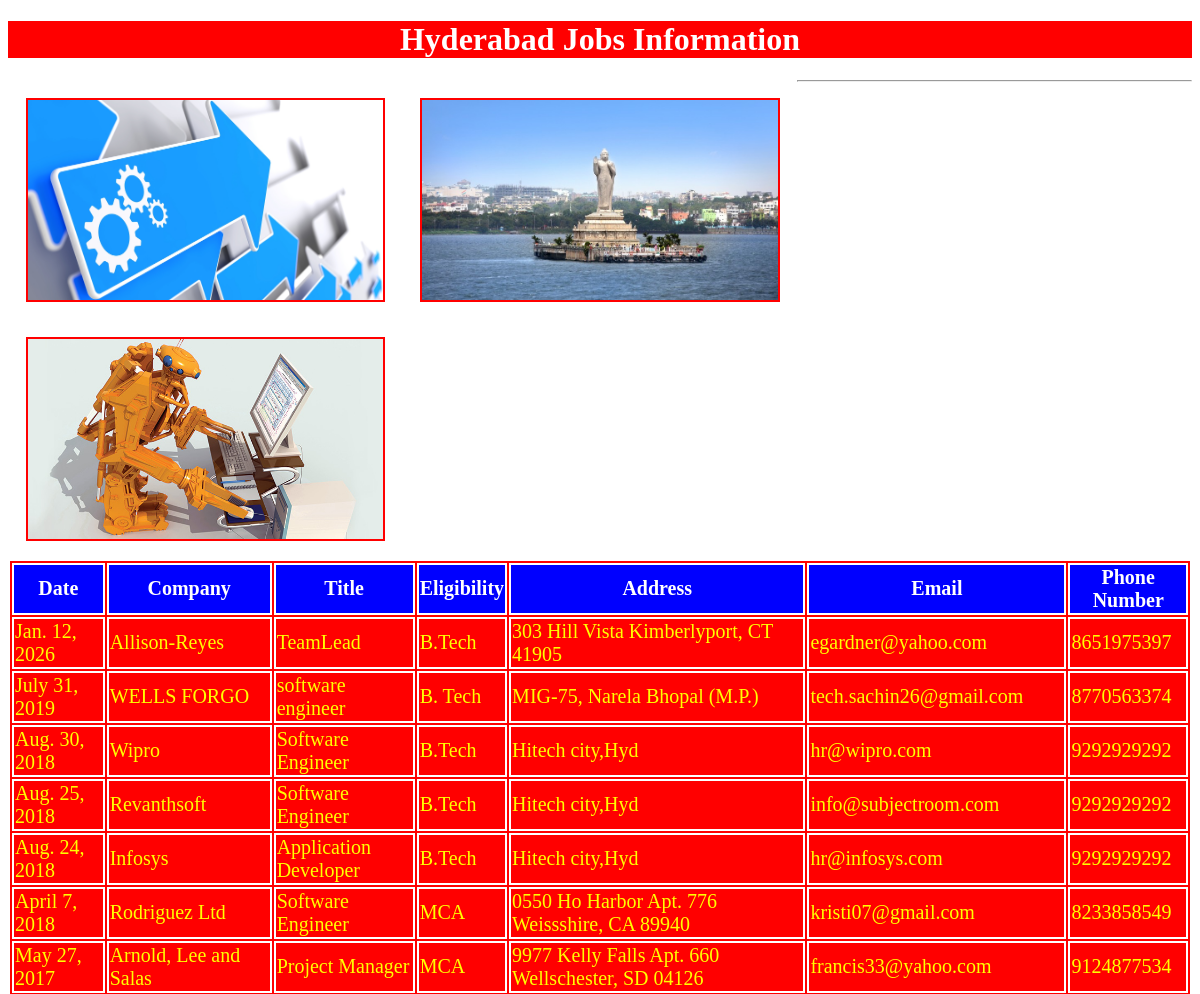
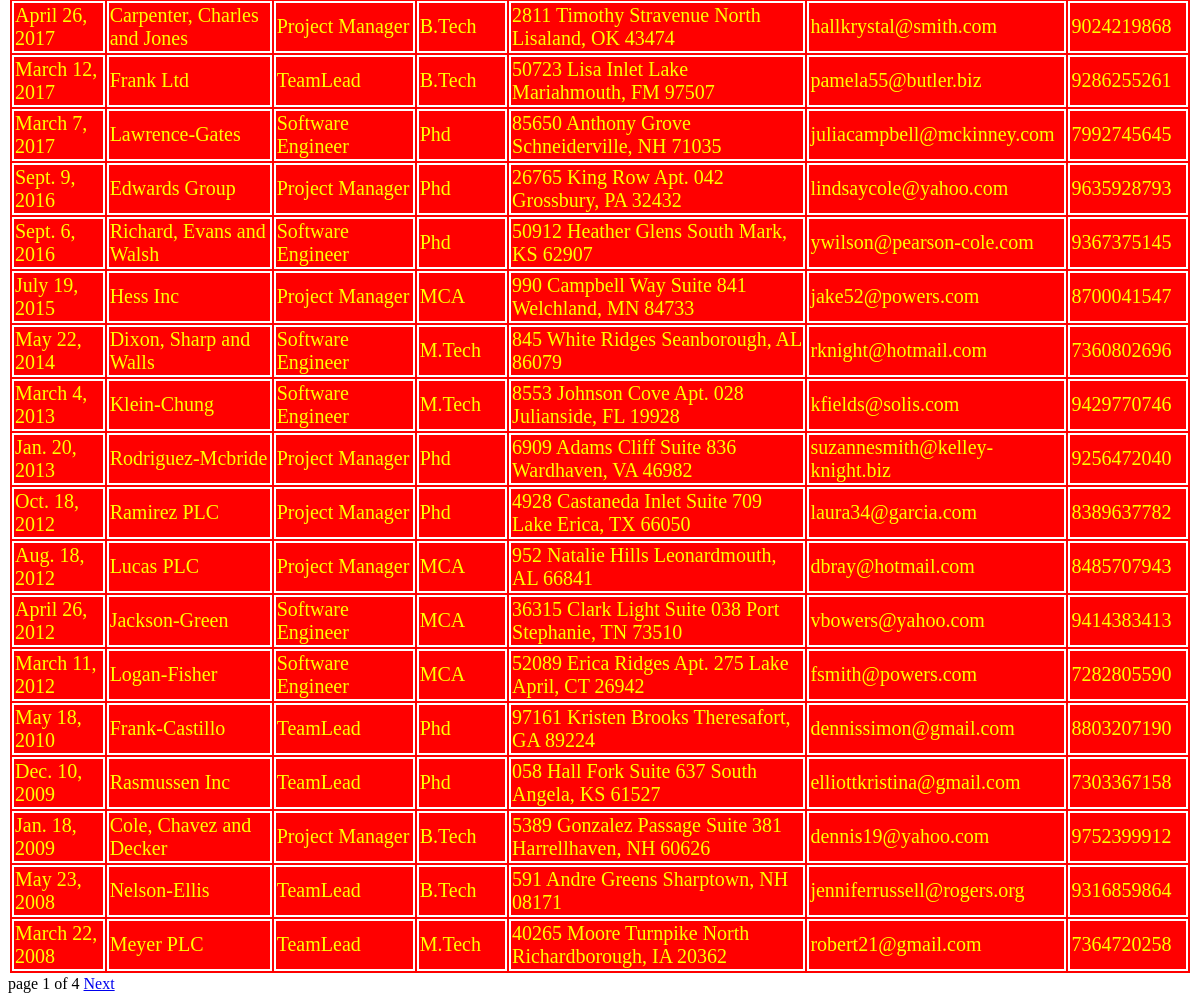
Screenshot of /hydjobs/ with the database file from the repository (2 pictures, top to bottom).
### testapp/models.py (models this page shows)
class hydjobs(models.Model):
    date = models.DateField()
    company = models.CharField(max_length=100)
    title = models.CharField(max_length=100)
    eligibility = models.CharField(max_length=100)
    address = models.CharField(max_length=100)
    email = models.EmailField()
    phonenumber = models.IntegerField()

### testapp/views.py (the view)
# urls.py: re_path(r'^hydjobs/', views.hydjobs1),
def hydjobs1(request):
    jobs_list = hydjobs.objects.order_by('-date')
    paginator = Paginator(jobs_list, 25)
    page_number = request.GET.get('page')
    try:
        jobs_list = paginator.page(page_number)
    except PageNotAnInteger:
        jobs_list = paginator.page(1)
    except EmptyPage:
        jobs_list = paginator.page(paginator.num_pages)
    return render(request, 'testapp/hydjobs.html', {'jobs_list': jobs_list})

### templates/testapp/hydjobs.html (shortened to what this page needs)
<!DOCTYPE html>
{%load static %}
<html lang="en" dir="ltr">
  <head>
    <link rel="stylesheet" href="{% static "css/demodjproject.css" %}">
  </head>
  <body>
    <h1>Hyderabad Jobs Information</h1>
      <img src="{%static "images/auto2.jpg"%}" alt="">
      <img src="{%static "images/hyd1.jpg"%}" alt="">
      <img src="{%static "images/auto3.jpg"%}" alt="">
      <hr>
      {% if jobs_list %}
      <table id='tab'>
        <thead>
          <th>Date</th>
          <th>Company</th>
          <th>Title</th>
          <th>Eligibility</th>
          <th>Address</th>
          <th>Email</th>
          <th>Phone Number</th>
        </thead>
        {%for job in jobs_list %}
        <tr>
          <td>{{job.date}}</td>
          <td>{{job.company}}</td>
          <td>{{job.title}}</td>
          <td>{{job.eligibility}}</td>
          <td>{{job.address}}</td>
          <td>{{job.email}}</td>
          <td>{{job.phonenumber}}</td>
        </tr>
        {% endfor %}
      </table>
      {%include 'testapp/pagination.html' with page=jobs_list%}
      {%else %}
      <p>No Jobs Found in Hyderabad</p>
    {% endif %}
  </body>
</html>

### static/css/demodjproject.css (style rules this page uses)
body { background: url(https://images.unsplash.com/photo-1512665591-75fa7ba868d7?ixlib=rb-0.3.5&ixid=eyJhcHBfaWQiOjEyMDd9&s=9fff1ea450ba4c7242b1bd207630469f&auto=format&fit=crop&w=667&q=80) }
img { height: 200px; width:30%; float:left; margin:1.5%; border:2px solid red; }
h1 { color:white; text-align: center; background:red; }
table,thead,th,tr,td { color:yellow; border:2px solid white; font-size: 20px; margin:auto; background:red; }
thead,th { color:white; border:2px solid white; font-size: 20px; margin:auto; background:blue; }

### rows the page displays
hydjobs: date "Jan. 12, 2026", company "Allison-Reyes", title "TeamLead", eligibility "B.Tech", address "303 Hill Vista Kimberlyport, CT 41905", email "egardner@yahoo.com", phonenumber "8651975397"
hydjobs: date "July 31, 2019", company "WELLS FORGO", title "software engineer", eligibility "B. Tech", address "MIG-75, Narela Bhopal (M.P.)", email "tech.sachin26@gmail.com", phonenumber "8770563374"
hydjobs: date "Aug. 30, 2018", company "Wipro", title "Software Engineer", eligibility "B.Tech", address "Hitech city,Hyd", email "hr@wipro.com", phonenumber "9292929292"
hydjobs: date "Aug. 25, 2018", company "Revanthsoft", title "Software Engineer", eligibility "B.Tech", address "Hitech city,Hyd", email "info@subjectroom.com", phonenumber "9292929292"
hydjobs: date "Aug. 24, 2018", company "Infosys", title "Application Developer", eligibility "B.Tech", address "Hitech city,Hyd", email "hr@infosys.com", phonenumber "9292929292"
hydjobs: date "April 7, 2018", company "Rodriguez Ltd", title "Software Engineer", eligibility "MCA", address "0550 Ho Harbor Apt. 776 Weissshire, CA 89940", email "kristi07@gmail.com", phonenumber "8233858549"
hydjobs: date "May 27, 2017", company "Arnold, Lee and Salas", title "Project Manager", eligibility "MCA", address "9977 Kelly Falls Apt. 660 Wellschester, SD 04126", email "francis33@yahoo.com", phonenumber "9124877534"
hydjobs: date "April 26, 2017", company "Carpenter, Charles and Jones", title "Project Manager", eligibility "B.Tech", address "2811 Timothy Stravenue North Lisaland, OK 43474", email "hallkrystal@smith.com", phonenumber "9024219868"
hydjobs: date "March 12, 2017", company "Frank Ltd", title "TeamLead", eligibility "B.Tech", address "50723 Lisa Inlet Lake Mariahmouth, FM 97507", email "pamela55@butler.biz", phonenumber "9286255261"
hydjobs: date "March 7, 2017", company "Lawrence-Gates", title "Software Engineer", eligibility "Phd", address "85650 Anthony Grove Schneiderville, NH 71035", email "juliacampbell@mckinney.com", phonenumber "7992745645"
hydjobs: date "Sept. 9, 2016", company "Edwards Group", title "Project Manager", eligibility "Phd", address "26765 King Row Apt. 042 Grossbury, PA 32432", email "lindsaycole@yahoo.com", phonenumber "9635928793"
hydjobs: date "Sept. 6, 2016", company "Richard, Evans and Walsh", title "Software Engineer", eligibility "Phd", address "50912 Heather Glens South Mark, KS 62907", email "ywilson@pearson-cole.com", phonenumber "9367375145"
hydjobs: date "July 19, 2015", company "Hess Inc", title "Project Manager", eligibility "MCA", address "990 Campbell Way Suite 841 Welchland, MN 84733", email "jake52@powers.com", phonenumber "8700041547"
hydjobs: date "May 22, 2014", company "Dixon, Sharp and Walls", title "Software Engineer", eligibility "M.Tech", address "845 White Ridges Seanborough, AL 86079", email "rknight@hotmail.com", phonenumber "7360802696"
hydjobs: date "March 4, 2013", company "Klein-Chung", title "Software Engineer", eligibility "M.Tech", address "8553 Johnson Cove Apt. 028 Julianside, FL 19928", email "kfields@solis.com", phonenumber "9429770746"
hydjobs: date "Jan. 20, 2013", company "Rodriguez-Mcbride", title "Project Manager", eligibility "Phd", address "6909 Adams Cliff Suite 836 Wardhaven, VA 46982", email "suzannesmith@kelley-knight.biz", phonenumber "9256472040"
hydjobs: date "Oct. 18, 2012", company "Ramirez PLC", title "Project Manager", eligibility "Phd", address "4928 Castaneda Inlet Suite 709 Lake Erica, TX 66050", email "laura34@garcia.com", phonenumber "8389637782"
hydjobs: date "Aug. 18, 2012", company "Lucas PLC", title "Project Manager", eligibility "MCA", address "952 Natalie Hills Leonardmouth, AL 66841", email "dbray@hotmail.com", phonenumber "8485707943"
hydjobs: date "April 26, 2012", company "Jackson-Green", title "Software Engineer", eligibility "MCA", address "36315 Clark Light Suite 038 Port Stephanie, TN 73510", email "vbowers@yahoo.com", phonenumber "9414383413"
hydjobs: date "March 11, 2012", company "Logan-Fisher", title "Software Engineer", eligibility "MCA", address "52089 Erica Ridges Apt. 275 Lake April, CT 26942", email "fsmith@powers.com", phonenumber "7282805590"
hydjobs: date "May 18, 2010", company "Frank-Castillo", title "TeamLead", eligibility "Phd", address "97161 Kristen Brooks Theresafort, GA 89224", email "dennissimon@gmail.com", phonenumber "8803207190"
hydjobs: date "Dec. 10, 2009", company "Rasmussen Inc", title "TeamLead", eligibility "Phd", address "058 Hall Fork Suite 637 South Angela, KS 61527", email "elliottkristina@gmail.com", phonenumber "7303367158"
hydjobs: date "Jan. 18, 2009", company "Cole, Chavez and Decker", title "Project Manager", eligibility "B.Tech", address "5389 Gonzalez Passage Suite 381 Harrellhaven, NH 60626", email "dennis19@yahoo.com", phonenumber "9752399912"
hydjobs: date "May 23, 2008", company "Nelson-Ellis", title "TeamLead", eligibility "B.Tech", address "591 Andre Greens Sharptown, NH 08171", email "jenniferrussell@rogers.org", phonenumber "9316859864"
hydjobs: date "March 22, 2008", company "Meyer PLC", title "TeamLead", eligibility "M.Tech", address "40265 Moore Turnpike North Richardborough, IA 20362", email "robert21@gmail.com", phonenumber "7364720258"

### other values shown
{{ page.number }} "1"
{{ page.paginator.num_pages }} "4"
